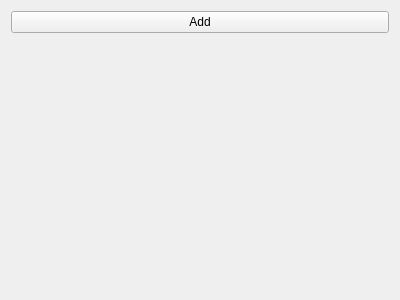
<?xml version="1.0" encoding="UTF-8"?>
<ui version="4.0">
 <class>MainWindow</class>
 <widget class="QMainWindow" name="MainWindow">
  <property name="geometry">
   <rect>
    <x>0</x>
    <y>0</y>
    <width>400</width>
    <height>300</height>
   </rect>
  </property>
  <property name="windowTitle">
   <string>MainWindow</string>
  </property>
  <widget class="QWidget" name="centralWidget">
   <layout class="QVBoxLayout" name="verticalLayout">
    <item>
     <widget class="QPushButton" name="pbtAdd">
      <property name="text">
       <string>Add</string>
      </property>
     </widget>
    </item>
    <item>
     <layout class="QVBoxLayout" name="vblTasks"/>
    </item>
    <item>
     <spacer name="verticalSpacer">
      <property name="orientation">
       <enum>Qt::Vertical</enum>
      </property>
      <property name="sizeHint" stdset="0">
       <size>
        <width>20</width>
        <height>40</height>
       </size>
      </property>
     </spacer>
    </item>
   </layout>
  </widget>
 </widget>
 <layoutdefault spacing="6" margin="11"/>
 <resources/>
 <connections/>
</ui>
